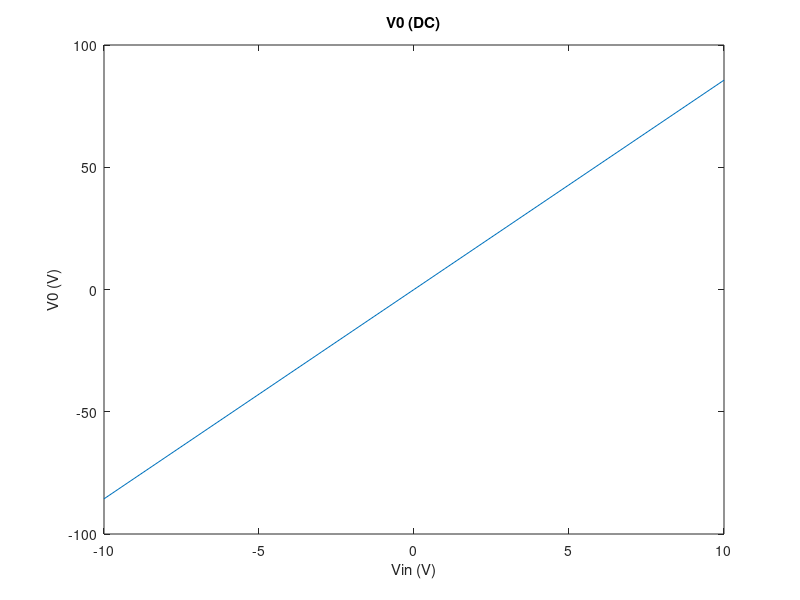
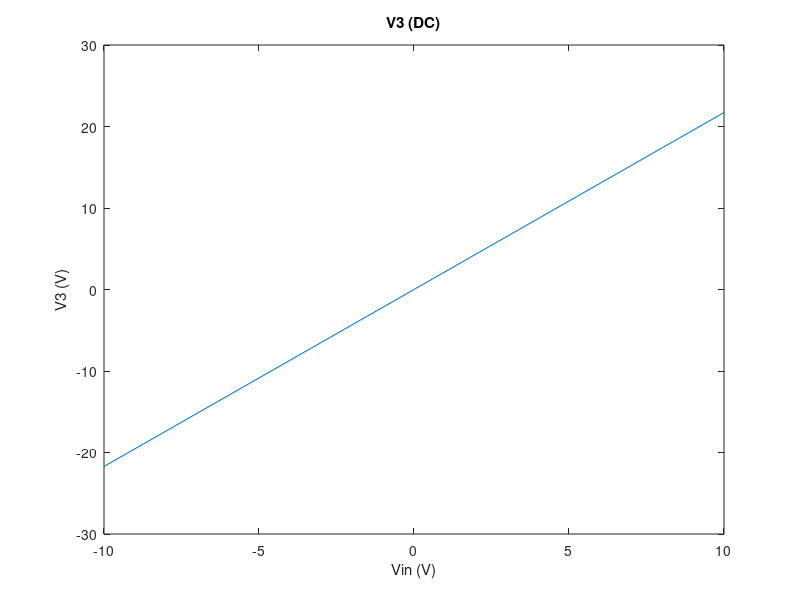
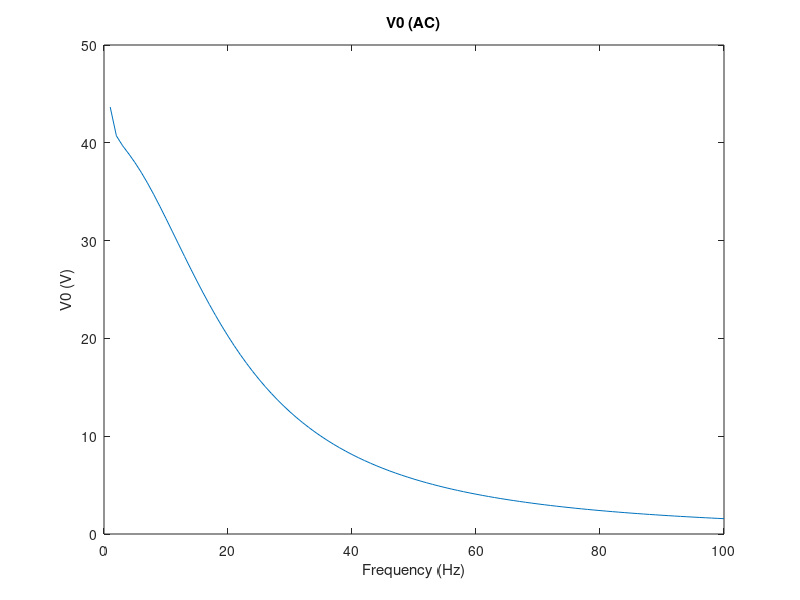
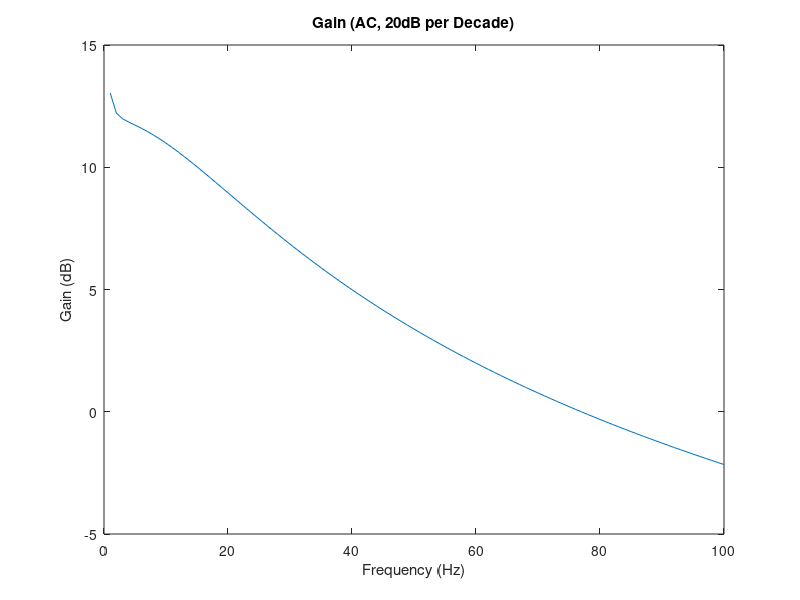

These charts were generated, in order, by the following MATLAB code: (Note: this script raises an error after producing the figures.)
%MNPA for ELEC4700
%Philippe Masson
%clear;
close all;

R1 = 1;
Cap = 0.25;
R2 = 2;
L = 0.2;
R3 = 25.356630807098327; %from A3 simulation
a = 100;
R4 = 0.1;
R0 = 1000;
Vin = -10;
freq = 100;

%    I1, I2, I3,   V3,   V2,    V1,  V
G =[ -1,  1,  1,    0,    0,     0,  0;
      0,  0,  0,   -1,    1,     0,  0; 
     -1,  0,  0,    0, 1/R1, -1/R1,  0;
      0,  0, -1, 1/R3,    0,     0,  0;
      0, -1,  0,    0, 1/R2,     0,  0;     
      0,  0,  a,    0,    0,     0, -1; 
      0,  0,  0,    0,    0,     1,  0];
  
C = [ 0,  0,  0,    0,    0,     0,  0;
      0,  0,  L,    0,    0,     0,  0; 
      0,  0,  0,    0,  Cap,  -Cap,  0;
      0,  0,  0,    0,    0,     0,  0;
      0,  0,  0,    0,    0,     0,  0;    
      0,  0,  0,    0,    0,     0,  0;
      0,  0,  0,    0,    0,     0,  0];
  
F = [0;
     0;
     0;
     0;
     0;
     0;
     Vin];

%DC Sweep
Vin = -10;
V3Array = [];
V0Array = [];
VinArray = [];
Vcount = 1;
while (Vin <= 10)
    F = [0;
    0;
    0;
    0;
    0;
    0;
    Vin];
    VDC = G\F;
    V3Array(Vcount) = VDC(4);
    V0Array(Vcount) = VDC(7)*R0/(R4+R0);
    VinArray(Vcount) = Vin;
    Vcount = Vcount + 1;
    Vin = Vin + 1;
end

%plot
figure();
plot(VinArray, V0Array);
title('V0 (DC)');
xlabel('Vin (V)');
ylabel('V0 (V)');
figure();
plot(VinArray, V3Array);
title('V3 (DC)');
xlabel('Vin (V)');
ylabel('V3 (V)');


%AC Sweep;
VAC = (G+1i*2*pi*freq*C)\F;
freq = 1;
Vin = 10;
V0ACArr = [];
freqArr = [];
gainArr = [];
Vcount = 1;
 while (freq <= 1e2)
    VAC = (G+1i*2*pi*freq*C)\F;
    V0ACArr(Vcount) = VAC(7)*R0/(R4+R0);
    freqArr(Vcount) = freq;
    gainArr(Vcount) = 20*log10(V0ACArr(Vcount)/Vin);
    freq = freq + 1;
    Vcount = Vcount + 1;
 end
 
 %plot  
 figure();
 plot(freqArr, V0ACArr);
 title('V0 (AC)');
 xlabel('Frequency (Hz)');
 ylabel('V0 (V)');
 
 figure();
 plot(freqArr, gainArr);
 title('Gain (AC, 20dB per Decade)');
 xlabel('Frequency (Hz)');
 ylabel('Gain (dB)');
 
 %AC Sweep2;
 CArr = normrnd(Cap,0.05,[100000,1]);
 CArr = sort(CArr);
 
 Vin = 10;
 V0AC2Arr = [];
 gain2Arr = [];
 for c = 1:length(CArr)
    VAC = (G+1i*pi*CArr(c))\F;     
    V0AC2Arr(c) = VAC(7)*R0/(R4+R0);
    gain2Arr(c) = 20*log10(V0AC2Arr(c)/Vin);
 end
 
 %plot
 figure();
 plot(CArr, gain2Arr);
 title('Gain of C Perturbations (AC, 20dB per Decade)');
 xlabel('C (F)');
 ylabel('Gain (dB)');
 
 figure();
 histogram(real(gain2Arr))
 xlim([15.7519, 15.755]);
 title('Gain Histogram of C Perturbations');
 xlabel('Gain (dB)');
 ylabel('Count');
 
% ASSIGNMENT TRANSIENT QUESTION
%================================
%---------- Question 4 ----------
%================================
%Transient analysis
simLength = 1; %simulation length in seconds
numSteps = 1000; %number of total steps in the simulation
timestep = simLength / numSteps;
curTime = 0;
V0TransArr = [];
VinTransArr = [];
timeArr = [];
gainArr = [];
Vcount = 1;
VTransPrev = 0;
Vin2Freq = 1/0.03;
PulseOffsetTime = 0.06;
PulseStdDev = 0.03;
 while (curTime <= simLength)
    if(curTime < 0.03) %First component of input, step function
        Vin1 = 0;
    else
        Vin1 = 1;
    end        
    Vin2 = sin(2*pi*curTime*Vin2Freq); %Second component of input, sine wave   
    if(curTime >= PulseOffsetTime) %Third component of input, Gaussian Pulse
        Vin3 = exp((-(curTime - PulseOffsetTime)^2)/(2*(PulseStdDev^2)));
    else
        Vin3 = 0;
    end    
    VinNew = Vin1+Vin2+Vin3; %Combined inputs
     
    F = [0;
    0;
    0;
    0;
    0;
    0;
    VinNew];

    Fnew = (F - C*VTransPrev);
    VTrans = (G + C)\Fnew;
    VTransPrev = VTrans;
    V0TransArr(Vcount) = VTrans(7)*R0/(R4+R0);
    VinTransArr(Vcount) = VinNew;
    timeArr(Vcount) = curTime;
    gainArr(Vcount) = 20*log10(V0TransArr(Vcount)/VinNew);
    Vcount = Vcount + 1;
    curTime = curTime + timestep;
 end

%Transient Plots
figure();
plot(timeArr, V0TransArr);
hold on;
plot(timeArr, VinTransArr);
title('Vin and Vout over Time for Transient Simulation');
xlabel('Time (s)');
ylabel('Voltage (V)');
legend('Vout', 'Vin');

%Frequency domain (Fourier)
f = (1/timestep)*(-(numSteps/2):(numSteps/2-1))./numSteps;
VinFourier = abs(fftshift(fft(VinTransArr)));
VoutFourier = abs(fftshift(fft(V0TransArr)));
figure();
plot(f, VoutFourier);
hold on;
plot(f, VinFourier);
title('Input and Output Frequency Response of Transient Simulation');
xlabel('Frequency (Hz)');
ylabel('FFT(Vin)');
legend('Output', 'Input');
 


% ASSIGNMENT NOISE QUESTION
%================================
%---------- Question 5 ----------
%================================
%Transient analysis with Noise

Cn = 0.00001;
NoiseMag = 0.001;

%    I1, I2, I3,   V3,   V2,    V1,  V
C = [ 0,  0,  0,    0,    0,     0,  0;
      0,  0,  L,    0,    0,     0,  0; 
      0,  0,  0,    0,  Cap,  -Cap,  0;
      0,  0,  0,   Cn,    0,     0,  0;
      0,  0,  0,    0,    0,     0,  0;    
      0,  0,  0,    0,    0,     0,  0;
      0,  0,  0,    0,    0,     0,  0];
 
simLength = 1; %simulation length in seconds
numSteps = 1000; %number of total steps in the simulation
timestep = simLength / numSteps;
curTime = 0;
V0TransArr = [];
VinTransArr = [];
timeArr = [];
gainArr = [];
Vcount = 1;
VTransPrev = 0;
Vin2Freq = 1/0.03;
PulseOffsetTime = 0.06;
PulseStdDev = 0.03;

while (curTime <= simLength)
    if(curTime >= PulseOffsetTime) %Third component of input, Gaussian Pulse
        Vin3 = exp((-(curTime - PulseOffsetTime)^2)/(2*(PulseStdDev^2)));
    else
        Vin3 = 0;
    end    
    VinNew = Vin3; %Combined inputs
    In = 0.001*normrnd(0,1);

    F = [0;
         0;
         0;
         In;
         0;
         0;
         VinNew];

    Fnew = (F - C*VTransPrev);
    VTrans = (G + C)\Fnew;
    VTransPrev = VTrans;
    V0TransArr(Vcount) = VTrans(7)*R0/(R4+R0);
    VinTransArr(Vcount) = VinNew;
    timeArr(Vcount) = curTime;
    gainArr(Vcount) = 20*log10(V0TransArr(Vcount)/VinNew);
    Vcount = Vcount + 1;
    curTime = curTime + timestep;
end

%Transient Plots with Noise
figure();
plot(timeArr, V0TransArr);
hold on;
plot(timeArr, VinTransArr);
title(['Vin and Vout over Time for Transient Noise Simulation (Cn=', num2str(Cn),')']);
xlabel('Time (s)');
ylabel('Voltage (V)');
legend('Vout', 'Vin');

%Frequency domain (Fourier)
f = (1/timestep)*(-(numSteps/2):(numSteps/2-1))./numSteps;
VinFourier = abs(fftshift(fft(VinTransArr)));
VoutFourier = abs(fftshift(fft(V0TransArr)));
figure();
plot(f, VoutFourier);
hold on;
plot(f, VinFourier);
title('Input and Output Frequency Response of Transient Noise Simulation');
xlabel('Frequency (Hz)');
ylabel('FFT(Vin)');
legend('Output', 'Input');

%Transient Plots with Noise
figure();
plot(timeArr, V0TransArr);
title(['Vout over Time for Transient Noise Simulation (Cn=', num2str(Cn),')']);
xlabel('Time (s)');
ylabel('Voltage (V)');

%Transient Plots with Noise
% figure(42);
% plot(timeArr, V0TransArr1);
% hold on;
% plot(timeArr, V0TransArr2);
% plot(timeArr, V0TransArr3);
% title('Vout over Time for Transient Noise Simulations with varying Cn');
% xlabel('Time (s)');
% ylabel('Voltage (V)');
% legend('Cn = 0.1', 'Cn = 0.01', 'Cn = 0.001');

% figure(43);
% plot(timeArr1, V0TransArr1);
% hold on;
% plot(timeArr2, V0TransArr2, 'g');
% plot(timeArr3, V0TransArr3, 'r');
% title('Vout over Time for Transient Noise Simulations with varying timestep');
% xlabel('Time (s)');
% ylabel('Voltage (V)');
% legend('timestep = 0.001', 'timestep = 0.002', 'timestep = 0.01');

